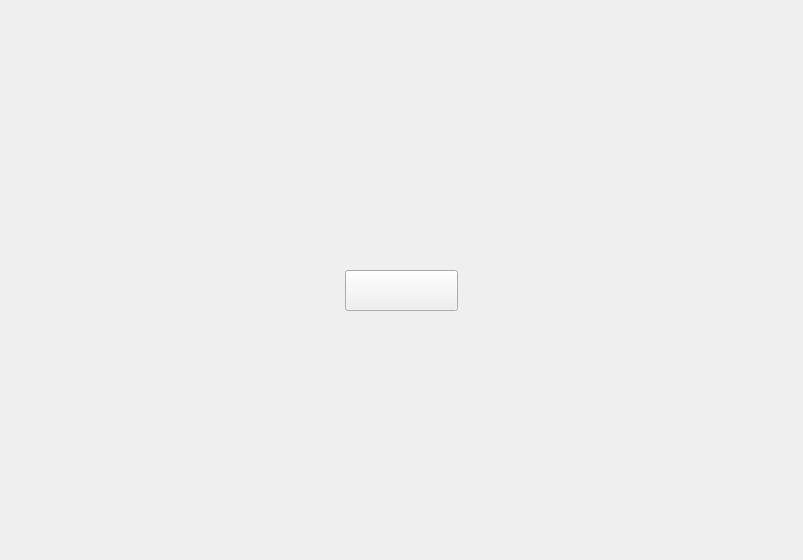
<?xml version="1.0" encoding="UTF-8"?>
<ui version="4.0">
 <class>LoadWidget</class>
 <widget class="QWidget" name="LoadWidget">
  <property name="geometry">
   <rect>
    <x>0</x>
    <y>0</y>
    <width>803</width>
    <height>560</height>
   </rect>
  </property>
  <property name="windowTitle">
   <string>Form</string>
  </property>
  <property name="styleSheet">
   <string notr="true">QWidget#LoadWidget {	
	background-image: url(:/images/bg2.png);
}

QPushButton#btnStart {
	border-image: url(:/images/startBtn.png);
}

</string>
  </property>
  <widget class="WidgetGrass" name="widgetGrass" native="true">
   <property name="geometry">
    <rect>
     <x>270</x>
     <y>450</y>
     <width>260</width>
     <height>84</height>
    </rect>
   </property>
  </widget>
  <widget class="QPushButton" name="btnStart">
   <property name="geometry">
    <rect>
     <x>345</x>
     <y>270</y>
     <width>113</width>
     <height>41</height>
    </rect>
   </property>
   <property name="text">
    <string/>
   </property>
  </widget>
 </widget>
 <customwidgets>
  <customwidget>
   <class>WidgetGrass</class>
   <extends>QWidget</extends>
   <header>loadwidget.h</header>
   <container>1</container>
  </customwidget>
 </customwidgets>
 <resources/>
 <connections/>
</ui>
